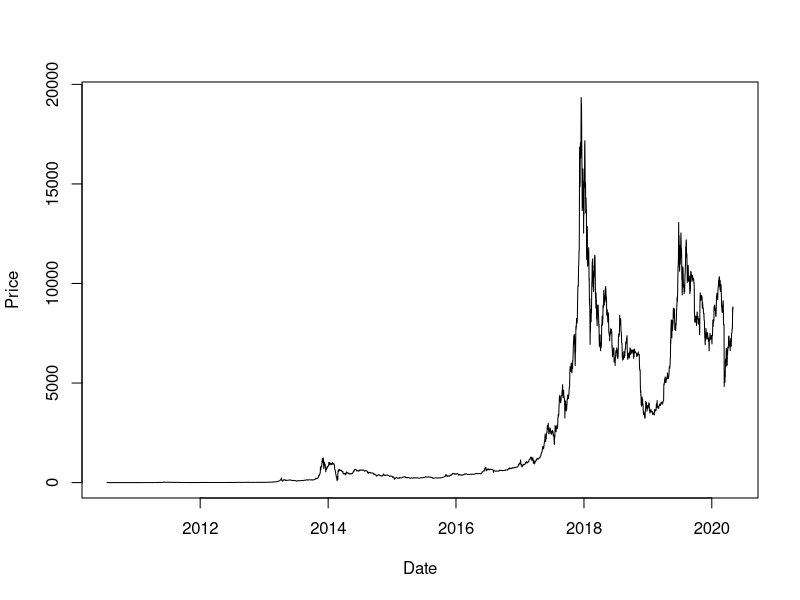
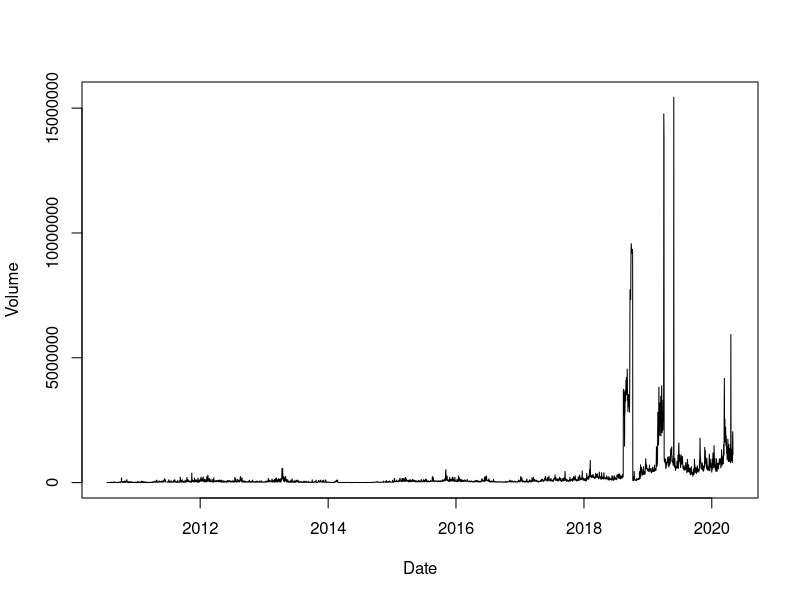
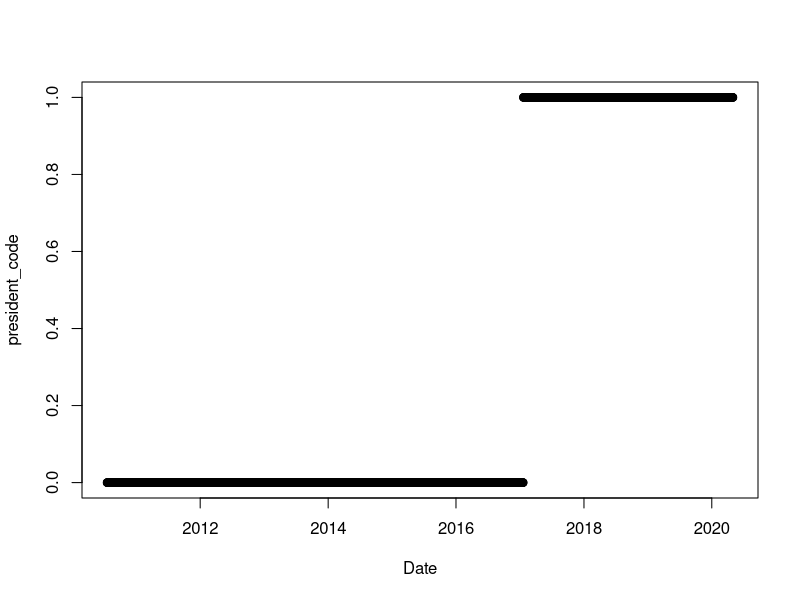
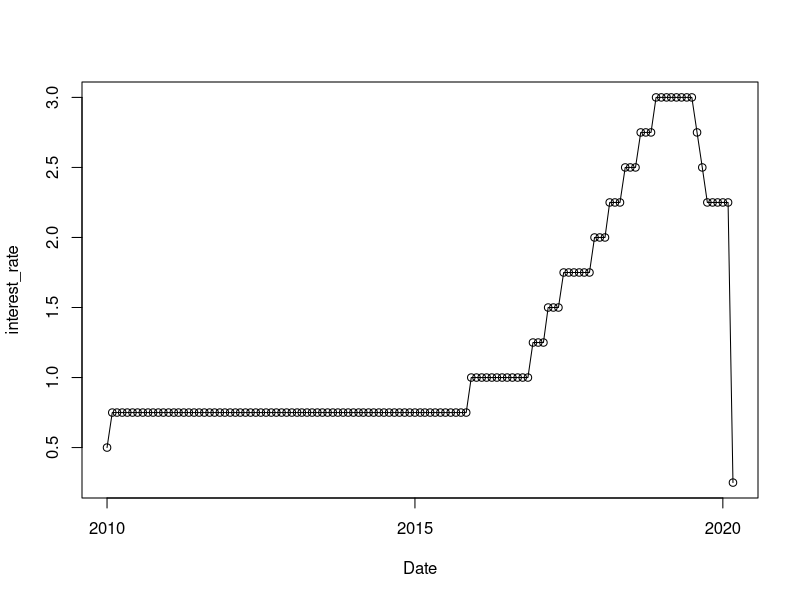

Source code (R) for these figures, in order: (Note: this script raises an error after producing the figures.)
## ---- chunk 1
options(scipen = 1, digits = 4, width = 80)
library(knitr)
opts_chunk$set(cache = TRUE, autodep = TRUE)
# knitr::opts_chunk$set(message = FALSE)
defaultW <- getOption("warn") 
options(warn = -1) 
## ---- chunk 2
# install necessary packages
# install.packages("readxl")
# install.packages("sqldf")
# install.packages("corrplot")
## ---- chunk 3
library(readr)
library("readxl")
library(sqldf)
library(glue)
library("corrplot")
library(caret)
library(leaps)
library(MASS)
options(digits=6)
options(warn=-1)
## ---- chunk 4
# price of bitcoin
Bitcoin <- read_csv("Bitcoin Historical Data - Investing.com.csv")
Bitcoin$Date = as.Date(Bitcoin$Date, format="%b %d, %Y")
Bitcoin$month <- strftime(Bitcoin$Date, "%m")
Bitcoin$year <- strftime(Bitcoin$Date, "%Y")
plot(Price ~ Date, data=Bitcoin, type = "l")
## ---- chunk 5
plot(Volume ~ Date, data=Bitcoin, type = "l")
## ---- chunk 6
# Incumbent president 
President <- read_csv("President.csv")
President$Date = as.Date(President$Date, format="%b %d, %Y")
plot(president_code ~ Date, data=President)
## ---- chunk 7
# Interest rate
The_interest_rate_for_the_United_States<- read_csv("The interest rate for the United States, from 2010 - 2020.csv")
The_interest_rate_for_the_United_States$month <- strftime(The_interest_rate_for_the_United_States$Date, "%m")
The_interest_rate_for_the_United_States$year <- strftime(The_interest_rate_for_the_United_States$Date, "%Y")
plot(interest_rate ~ Date, data=The_interest_rate_for_the_United_States, type = "o")
## ---- chunk 8
# Exchange rates
US_dollar_yuan_exchange_rate <- read_csv("US dollar-yuan exchange rate.csv")
US_dollar_yuan_exchange_rate$Date = as.Date(US_dollar_yuan_exchange_rate$Date, format="%m/%d/%y")
plot(exchange_rate ~ Date, data = US_dollar_yuan_exchange_rate, type = 'l')

Euro_to_US_exchange_rate <- read_csv("euro-dollar-exchange-rate-historical-chart.csv")
Euro_to_US_exchange_rate$Date = as.Date(Euro_to_US_exchange_rate$Date, format="%m/%d/%y")
Euro_to_US_exchange_rate$exchange_rate = 1/Euro_to_US_exchange_rate$exchange_rate
plot(exchange_rate  ~ Date, data = Euro_to_US_exchange_rate, type = 'l')
## ---- chunk 9
# Gold price
Gold <- read_csv("Gold Futures Historical Data.csv")
Gold$Date = as.Date(Gold$Date, format="%b %d, %Y")
plot(Price ~ Date, data=Gold, type='l')
## ---- chunk 10
# Stock market indices
Dow_Jones_Industrial_Average <- read_csv("Dow Jones Industrial Average Historical Data.csv")
Dow_Jones_Industrial_Average$Date = as.Date(Dow_Jones_Industrial_Average$Date, format="%b %d, %Y")
plot(Price ~ Date, data=Dow_Jones_Industrial_Average, type = 'l')
## ---- chunk 11
NYSE_Composite_Index <- read_csv("NYSE Composite Historical Data.csv")
NYSE_Composite_Index$Date = as.Date(NYSE_Composite_Index$Date, format="%b %d, %Y")
plot(Price ~ Date, data=NYSE_Composite_Index, type = 'l')
## ---- chunk 12
# Oil prices
WTI_oil_price <- read_csv("Crude Oil WTI Futures Historical Data.csv")
WTI_oil_price$Date = as.Date(WTI_oil_price$Date, format="%b %d, %Y")
# colnames(WTI_oil_price)[2] <- "WTI_oil_price"
plot(Price ~ Date, data=WTI_oil_price, type = 'l')

Brent_Oil_price <- read_csv("Brent Oil Futures Historical Data.csv")
Brent_Oil_price$Date = as.Date(Brent_Oil_price$Date, format="%b %d, %Y")
# colnames(Brent_Oil_price)[2] <- "Brent_oil_price"
plot(Price ~ Date, data=Brent_Oil_price, type = 'l')
## ---- chunk 13
sql =  glue("
select Bitcoin.Date,
       Bitcoin.Price                as Bitcoin_price,
       Bitcoin.Volume               as Transaction_volume,
       exchange_China.exchange_rate as USD_Yuan_exchange_rate,
       exchange_Euro.exchange_rate  as USD_Euro_Exchange_Rate,
       DJIA.Price                   as DJIA_index,
       NYSE.Price                   as NYSE_index,
       Brent_Oil_price.Price        as brent_oil_price,
       WTI_oil_price.Price          as WTI_oil_price,
       Gold.Price                   as Gold_price,
       President.president_code,
       interest.interest_rate,
       Bitcoin.month,
       Bitcoin.year
from Bitcoin
         left outer join US_dollar_yuan_exchange_rate as exchange_China
                         on exchange_China.Date = Bitcoin.Date - 15
         left outer join Euro_to_US_exchange_rate as exchange_Euro
                         on exchange_Euro.Date = Bitcoin.Date - 15
         left outer join Dow_Jones_Industrial_Average as DJIA
                         on DJIA.Date = Bitcoin.Date - 15
         left outer join NYSE_Composite_Index as NYSE
                         on NYSE.Date = Bitcoin.Date - 15
         left outer join Brent_Oil_price
                         on Brent_Oil_price.Date = Bitcoin.Date - 15
         left outer join WTI_oil_price
                         on WTI_oil_price.Date = Bitcoin.Date - 15
         left outer join President
                         on President.Date = Bitcoin.Date - 15
         left outer join Gold
                         on Gold.Date = Bitcoin.Date - 15
         left outer join The_interest_rate_for_the_United_States as interest
                         on interest.month = Bitcoin.month
                             and interest.year = Bitcoin.year
where Bitcoin.Date between {c (1.0, as.Date('2014-06-01'))[2]} and {c (1.0, as.Date('2020-04-30'))[2]}
order by Bitcoin.Date asc")
combined_daily = sqldf(sql)
combined_daily$Date_posix = c(1, as.Date(combined_daily$Date))[-c(1)]
combined_daily$president_code = as.factor(combined_daily$president_code)
combined_weekdays = na.omit(combined_daily)
monthly_volume_df = sqldf("
select month, year, sum(combined_daily.Transaction_volume) as Transaction_volume
       from combined_daily
       group by combined_daily.month, combined_daily.year")

combined_monthly = sqldf("
select Date,
       Bitcoin_price,
       monthly_volume_df.Transaction_volume,
       USD_Yuan_exchange_rate,
       USD_Euro_Exchange_Rate,
       DJIA_index,
       NYSE_index,
       brent_oil_price,
       WTI_oil_price,
       Gold_price,
       president_code,
       interest_rate,
       Date_posix,
       combined_weekdays.year
from combined_weekdays
join monthly_volume_df
on monthly_volume_df.month = combined_weekdays.month
and monthly_volume_df.year = combined_weekdays.year
where combined_weekdays.Date in
      (select max(combined_weekdays.Date)
       from combined_weekdays
       group by combined_weekdays.month, combined_weekdays.year)
")

combined_weekdays = combined_weekdays[!(names(combined_weekdays) %in% c("month"))]
# combined_monthly
# plot(combined_monthly$Date, combined_monthly$Bitcoin_price, type = "l", col = "blue")
## ---- chunk 14
data = combined_weekdays
trn_idx = sample(nrow(data), nrow(data) / 2)
monthly_train = combined_monthly[trn_idx, ]
monthly_test = combined_monthly[-trn_idx, ]
weekday_train = combined_weekdays[trn_idx, ]
weekday_test = combined_weekdays[-trn_idx, ]
train_data = weekday_train
# train_data = monthly_train
## ---- chunk 15
model_names = c()
model_params_num = c()
model_rss = c()
model_adjr2 = c()
model_rmse = c()
test_rmse = c()

store_result = function(model, model_name, log = FALSE){
  model = model
  rmses = calc_rmse(model, data, trn_idx, log)
  model_names <<- c(model_names, model_name)
  model_params_num <<- c(model_params_num, length(coefficients(model)))
  model_rss <<- c(model_rss, deviance(model))
  model_adjr2 <<- c(model_adjr2, summary(model)$adj.r)
  model_rmse <<- c(model_rmse, rmses[1])
  test_rmse <<- c(test_rmse, rmses[2])
}

calc_rmse = function(model, data, trn_idx, log = FALSE) {
  data_train = data[trn_idx, ]
  data_test = data[-trn_idx, ]
  pred = predict(model, data_train)
  if(log){
    pred = exp(pred)
  }
 
  actual = data_train$Bitcoin_price
  train_rmse = sqrt(mean((pred - actual)^2))

  pred = predict(model, data_test)
  if(log){
    pred = exp(pred)
  }
  actual = data_test$Bitcoin_price
  test_rmse = sqrt(mean((pred - actual)^2))
  c(train_rmse, test_rmse)
}

plots_model = function(model){
  par(mfrow = c(1, 2))
  plot(fitted(model), resid(model), col = "grey", pch = 20,
  xlab = "Fitted", ylab = "Residuals", main = "Fitted vs Residuals")
  abline(h = 0, col = "darkorange", lwd = 2)
  qqnorm(resid(model), col = "darkgrey")
  qqline(resid(model), col = "dodgerblue", lwd = 2)
}

plot_prediction = function(model, data, trn_idx, log=FALSE) {
  par(mfrow = c(1, 1))
  data_test = data[-trn_idx, ]
  pred = predict(model, data)
  if(log){
    pred = exp(pred)
  }

  plot(data$Date, data$Bitcoin_price, type = "l", col = "blue")
  points(data$Date, pred, type = "l", col = "green")
  title(main = deparse(substitute(model)))
  legend("topleft", 
         legend=c("Actually", "Predicted"), 
         col=c("blue", "green"), lty=1:1, cex=0.8, 
         text.font=4, bg='antiquewhite')
}
## ---- chunk 16
pairs(data[!(names(data) %in% c("Date", "month","year"))], col = "dodgerblue")
## ---- chunk 17
model = lm(Bitcoin_price ~ . ,data=combined_monthly)
boxcox(model,
       lambda = seq(-0.5, 0.5, by = 0.005),
       plotit = TRUE)
## ---- chunk 18
# find correlation between all of these predictors
log_transform = combined_monthly
log_transform$Transaction_volume = log(log_transform$Transaction_volume)
M <- cor(x=log_transform[!(names(log_transform) %in% c("Date", "month","year", "president_code"))], use = "everything", method="pearson") # get correlations
# M
library('corrplot') #package corrplot
corrplot(M, method = "circle")
## ---- chunk 19
full_mlr_model = lm(Bitcoin_price ~ ., train_data[!(names(data) %in% c("Date", "month"))])
plots_model(full_mlr_model)
store_result(full_mlr_model, "full_mlr_model")
## ---- chunk 20
library(leaps)
exhaustive_search = summary(regsubsets(Bitcoin_price ~ Transaction_volume + USD_Yuan_exchange_rate + USD_Euro_Exchange_Rate + DJIA_index + NYSE_index + brent_oil_price + WTI_oil_price + Gold_price + president_code + interest_rate + Date_posix + I(Transaction_volume^2) + I(Date_posix ^ 2) + I(USD_Yuan_exchange_rate ^ 2) + I(USD_Euro_Exchange_Rate ^ 2) + I(DJIA_index ^ 2)  + I(NYSE_index ^ 2) + I(brent_oil_price ^ 2) + I(WTI_oil_price ^ 2) + I(Gold_price ^ 2) + I(interest_rate ^ 2), data = data[!(names(data) %in% c("Date", "month"))], nvmax=8))
# exhaustive_search$which
p = length(coef(exhaustive_search))
n = length(resid(exhaustive_search))
## ---- chunk 21
exhaustive_search$rss
exhaustive_search$adjr2
(best_r2_ind = which.max(exhaustive_search$adjr2))
exhaustive_search$which[best_r2_ind, ]
## ---- chunk 22
exhaustive_search_model = lm(Bitcoin_price ~ Transaction_volume + DJIA_index + NYSE_index + Date_posix + I(Date_posix^2) + I(USD_Yuan_exchange_rate^2) + I(USD_Euro_Exchange_Rate^2) + I(DJIA_index^2) + I(NYSE_index^2),  data = train_data)
plots_model(exhaustive_search_model)
store_result(exhaustive_search_model, "exhaustive_search_model")
## ---- chunk 23
log_model = lm(log(Bitcoin_price) ~ . ,  data = train_data, log = TRUE)
store_result(exhaustive_search_model, "log_model")

log_full_interaction_model = lm(log(Bitcoin_price) ~ (. ^ 2) ,  data = train_data, log = TRUE)
plots_model(log_full_interaction_model)
store_result(exhaustive_search_model, "log_full_interaction_model")
## ---- chunk 24
plot_prediction(log_full_interaction_model, data, trn_idx, log = TRUE)
## ---- chunk 25
n = length(resid(log_full_interaction_model))
log_full_int_mod_back_bic = step(log_full_interaction_model, direction = "backward", k = log(n), trace = 0)
log_full_int_mod_back_aic = step(log_full_interaction_model, direction = "backward", step=0)
## ---- chunk 26
log_interaction_only_year = lm(log(Bitcoin_price) ~ (. * year) ,  data = train_data)
n = length(resid(log_interaction_only_year))

log_groupby_year_back_bic = step(log_interaction_only_year, direction = "backward", k = log(n), trace = 0)
store_result(log_groupby_year_back_bic, "log_groupby_year_back_bic", log = TRUE)
log_groupby_year_back_aic = step(log_interaction_only_year, direction = "backward", step=0)
store_result(log_groupby_year_back_aic, "log_groupby_year_back_aic", log = TRUE)
## ---- chunk 27
cooksdistance = cooks.distance(log_groupby_year_back_bic)
log_groupby_year_back_bic_fix = lm(log_groupby_year_back_bic,
                   data = data,
                   subset = cooksdistance < 4 / length(cooksdistance))
plot_prediction(log_groupby_year_back_bic_fix, data, trn_idx, log = TRUE)
store_result(log_groupby_year_back_bic_fix, "log_groupby_year_back_bic_fix", log = TRUE)
## ---- chunk 28
cooksdistance = cooks.distance(log_groupby_year_back_aic)
log_groupby_year_back_aic_fix = lm(log_groupby_year_back_aic,
                   data = data,
                   subset = cooksdistance < 4 / length(cooksdistance))
plot_prediction(log_groupby_year_back_aic_fix, data, trn_idx, log = TRUE)
store_result(log_groupby_year_back_aic_fix, "log_groupby_year_back_aic_fix", log = TRUE)
## ---- chunk 29
cooksdistance = cooks.distance(log_full_int_mod_back_bic)
log_int_mod_back_bic_fix = lm(log_full_int_mod_back_bic,
                   data = data,
                   subset = cooksdistance < 4 / length(cooksdistance))
plots_model(log_int_mod_back_bic_fix)
plot_prediction(log_int_mod_back_bic_fix, data, trn_idx, log = TRUE)
store_result(log_int_mod_back_bic_fix, "log_int_mod_back_bic_fix", log = TRUE)
## ---- chunk 30

cooksdistance = cooks.distance(log_full_int_mod_back_aic)
log_int_mod_back_aic_fix = lm(log_full_int_mod_back_aic,
                   data = data,
                   subset = cooksdistance < 4 / length(cooksdistance))
plots_model(log_int_mod_back_aic_fix)
plot_prediction(log_int_mod_back_aic_fix, data, trn_idx, log = TRUE)
store_result(log_int_mod_back_aic_fix, "log_int_mod_back_aic_fix", log = TRUE)
## ---- chunk 31
model_list <- data.frame("model names"=model_names, "num of parameters" = model_params_num, "model_adjr2" = model_adjr2, "model_rmse"=model_rmse, "test_rmse"=test_rmse)

knitr::kable(model_list, digits = getOption("digits"), row.names = NA,
  col.names = colnames(model_list), align = "c", caption = NULL, label = NULL,
  format.args = list(), escape = TRUE)
